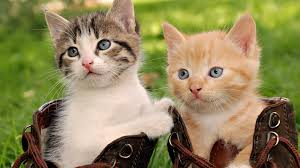
#> input picture p1/input/images.jpg, 300 x 168 px
$ python main.py
#> lines starting #> are read from the running program, lines starting #| are printed output that depends on the picture
import cv2
import numpy as np

image=cv2.imread("input/images.jpg",cv2.IMREAD_GRAYSCALE)
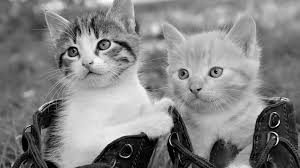
#> image: shape (168, 300); min 0, max 255, mean 132
kernel=np.array([[-1,0,0],
                 [0,1,0],
                 [0,0,1]])

result=cv2.filter2D(image,-1,kernel)
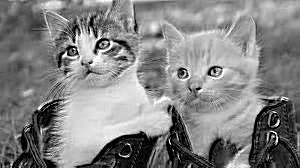
#> result: shape (168, 300); min 0, max 255, mean 132.1

cv2.imwrite("output/result5.jpg",result)
